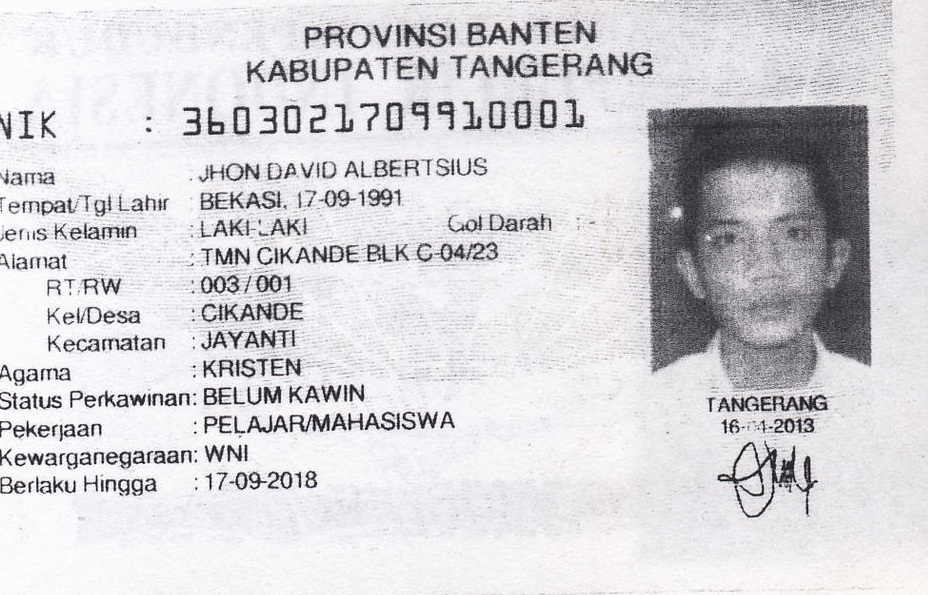
#> input picture sample_ktp/fotocopy_ktp_full.jpg, 928 x 595 px
$ python validate_ktp.py sample_ktp/fotocopy_ktp_full.jpg   (older library calls are emulated)
#> lines starting #> are read from the running program, lines starting #| are printed output that depends on the picture; after the words box and inside, x2 and y2 are one past the last pixel; in counts of white or black regions, pixels touching at a corner belong together
#!/usr/bin/env python3
# ktp_validator_v1_0.py
# Version: 1.0
# Desc   : KTP photocopy/color detection + value-text legibility + Final Score (0..100)
#          - Color KTP boost (color_document)
#          - Explicit final-stage penalty for unclear text (fair/poor)
#          - Outputs separate multipliers (doc vs text) and combined reason

__version__ = "1.6"

import os, sys, argparse, json
import numpy as np
import cv2

# ---------- Optional OCR ----------
try:
    import pytesseract
    _HAS_TESS = True
except Exception:
    _HAS_TESS = False

# =================== Tunables ===================
NEAR_PURE_TOL = 3
NEAR_PURE_ALLOWED_FRACTION = 0.01

# Photocopy / color detection (robust)
DOC_P90_SAT_THR        = 50
DOC_COLOR_FRACTION_THR = 0.12
COLOR_PIXEL_S_THR      = 35
BG_MEAN_SAT_THR        = 25

# Document geometry detection
MIN_DOC_AREA_FRACTION  = 0.20
ASPECT_MIN, ASPECT_MAX = 1.2, 2.2
INSET_FRACTION         = 0.08

# Legibility score weights (OCR weighted more for real KTPs)
W_SHARP, W_EDGE, W_CONTR, W_OCR = 0.32, 0.26, 0.22, 0.20
SHARP_LO_HI  = (40, 360)
EDGE_LO_HI   = (0.02, 0.09)
CONTR_LO_HI  = (0.05, 0.22)

# Penalties
CENSOR_MIN_AREA_FRAC   = 0.010
CENSOR_UNIFORM_STD_THR = 8.0
CENSOR_PENALTY_W       = 45.0

PIXEL_GRID_SIZES       = [8, 12, 16, 20, 24]
BLOCKINESS_PENALTY_W   = 6.0   # lighter for patterned cards

MSER_MIN_COUNT_PER_MP  = 160.0
MSER_PENALTY_W         = 25.0
MSER_MAX_COUNT_PER_MP  = 12000.0
MSER_OVER_PENALTY_W    = 6.0

OCR_LOW_CONF_THR       = 30.0
OCR_LOW_CONF_PENALTY_W = 12.0

TEXT_COVERAGE_RANGE    = (0.01, 0.20)
TEXT_COVERAGE_PENALTY_W= 12.0

# ---- Final-score multipliers (easy knobs) ----
DOC_MULTIPLIERS = {
    "color_document": 1.40,  # boosted to give more weight to KTP warna
    "grayscale_document": 0.30,
    "photocopy_on_colored_background": 0.30,
    "black": 0.00,
    "white": 0.00,
}
LEGIBILITY_MULTIPLIERS = {
    "excellent": 1.00,
    "good": 1.00,
    "fair": 0.90,
    "poor": 0.80,
}
# =================================================

def _norm_0_100(x, lo, hi):
    if hi <= lo: return 0.0
    return float(np.clip((x - lo) / (hi - lo), 0, 1) * 100.0)

def near_black_white_label(bgr):
    lum = bgr.mean(axis=2)
    nb = (lum <= NEAR_PURE_TOL).sum()
    nw = (lum >= 255 - NEAR_PURE_TOL).sum()
    total = lum.size
    if nb / total >= 1 - NEAR_PURE_ALLOWED_FRACTION: return "black"
    if nw / total >= 1 - NEAR_PURE_ALLOWED_FRACTION: return "white"
    return None

def find_document_quad(bgr):
    h, w = bgr.shape[:2]
    scale = 900 / max(h, w)
    small = cv2.resize(bgr, (int(w*scale), int(h*scale)), cv2.INTER_AREA) if scale < 1 else bgr.copy()
    if scale >= 1: scale = 1.0
    gray = cv2.cvtColor(small, cv2.COLOR_BGR2GRAY)
    gray = cv2.GaussianBlur(gray, (5,5), 0)
    edges = cv2.Canny(gray, 50, 150)
    edges = cv2.dilate(edges, np.ones((3,3), np.uint8), iterations=1)
    cnts, _ = cv2.findContours(edges, cv2.RETR_EXTERNAL, cv2.CHAIN_APPROX_SIMPLE)
    best, best_score = None, -1.0
    img_area = small.shape[0]*small.shape[1]
    for c in cnts:
        peri = cv2.arcLength(c, True)
        approx = cv2.approxPolyDP(c, 0.02*peri, True)
        if len(approx) != 4: continue
        area = cv2.contourArea(approx)
        if area < img_area * MIN_DOC_AREA_FRACTION: continue
        x,y,w2,h2 = cv2.boundingRect(approx)
        aspect = w2 / float(h2) if h2 else 0
        if 1.2 <= aspect <= 2.2:
            rectness = area / (w2*h2 + 1e-6)
            score = area * rectness
            if score > best_score:
                best, best_score = approx, score
    if best is None: return None
    return (best.reshape(-1,2) / scale).astype(np.float32)

def inset_polygon(poly, frac):
    c = poly.mean(axis=0, keepdims=True)
    return c + (poly - c) * (1.0 - frac)

def polygon_mask(img_shape, poly):
    mask = np.zeros(img_shape[:2], dtype=np.uint8)
    cv2.fillPoly(mask, [poly.astype(np.int32)], 255)
    return mask

def sat_stats(bgr, mask=None):
    hsv = cv2.cvtColor(bgr, cv2.COLOR_BGR2HSV)
    s = hsv[...,1].astype(np.float32)
    vals = s[mask>0] if mask is not None else s.reshape(-1)
    if vals.size == 0:
        return dict(mean=0.0, p90=0.0, colored_frac=0.0)
    return dict(mean=float(vals.mean()),
                p90=float(np.percentile(vals, 90)),
                colored_frac=float((vals > COLOR_PIXEL_S_THR).mean()))

def classify_document(bgr, verbose=False):
    label = near_black_white_label(bgr)
    if label:
        return label, None, None, None, None
    h, w = bgr.shape[:2]
    quad = find_document_quad(bgr)
    if quad is None:
        my, mx = int(h*0.12), int(w*0.10)
        poly = np.array([[mx, my],[w-mx, my],[w-mx, h-my],[mx, h-my]], dtype=np.float32)
    else:
        poly = quad
    poly_in = inset_polygon(poly, INSET_FRACTION)
    doc_mask = polygon_mask(bgr.shape, poly_in)
    bg_mask  = cv2.bitwise_not(polygon_mask(bgr.shape, poly))
    doc = sat_stats(bgr, doc_mask)
    bg  = sat_stats(bgr, bg_mask)
    if doc['p90'] <= DOC_P90_SAT_THR:
        return ("photocopy_on_colored_background" if bg['mean'] >= BG_MEAN_SAT_THR else "grayscale_document",
                poly, poly_in, doc, bg)
    else:
        if doc['colored_frac'] >= DOC_COLOR_FRACTION_THR:
            return ("color_document", poly, poly_in, doc, bg)
        else:
            return ("grayscale_document", poly, poly_in, doc, bg)

# ---------- Text legibility scoring ----------
def _variance_of_laplacian(gray):  return float(cv2.Laplacian(gray, cv2.CV_64F).var())

# [11 lines left out: function _ocr_confidence, not called in this run]

def _order_quad(pts):
    pts = np.array(pts, dtype=np.float32)
    s = pts.sum(axis=1); d = np.diff(pts, axis=1).ravel()
    tl = pts[np.argmin(s)]; br = pts[np.argmax(s)]
    tr = pts[np.argmin(d)]; bl = pts[np.argmax(d)]
    return np.array([tl,tr,br,bl], dtype=np.float32)

# ----- Helpers -----
# [59 lines left out: functions _find_censor_fraction, _blockiness_score, _mser_text_density, _text_coverage, not called in this run]

def _text_stroke_mask(gray):
    g = cv2.equalizeHist(gray)
    binv = cv2.adaptiveThreshold(g,255,cv2.ADAPTIVE_THRESH_MEAN_C,
                                 cv2.THRESH_BINARY_INV,35,10)
    binv = cv2.morphologyEx(binv,cv2.MORPH_OPEN,np.ones((2,2),np.uint8),iterations=1)
    cnts,_ = cv2.findContours(binv,cv2.RETR_LIST,cv2.CHAIN_APPROX_SIMPLE)
    h,w = binv.shape[:2]; area=h*w
    for c in cnts:
        if cv2.contourArea(c)>area*0.01:
            cv2.drawContours(binv,[c],-1,0,-1)
    return binv

def _value_mask_from_ocr(gray):
    if not _HAS_TESS:
        return None, 0
    try:
        cfg = "--psm 6 --oem 3 -l ind+eng"
        data = pytesseract.image_to_data(gray, config=cfg, output_type=pytesseract.Output.DICT)
    except Exception:
        return None, 0

    n = len(data.get("text", []))
    if n == 0:
        return None, 0

    keys = ("block_num","par_num","line_num","left","top","width","height","text","conf")
    for k in keys:
        if k not in data: return None, 0

    H, W = gray.shape[:2]
    mask = np.zeros_like(gray, dtype=np.uint8)
    boxes_count = 0

    i = 0
    while i < n:
        b = data["block_num"][i]; p = data["par_num"][i]; ln = data["line_num"][i]
        idxs = []
        j = i
        while j < n and data["block_num"][j]==b and data["par_num"][j]==p and data["line_num"][j]==ln:
            idxs.append(j); j += 1
        colon_x = None
        for k in idxs:
            t = (data["text"][k] or "").strip()
            if ":" in t:
                colon_x = data["left"][k] + data["width"][k]//2
                break
        if colon_x is not None:
            for k in idxs:
                x = data["left"][k]; y = data["top"][k]; w = data["width"][k]; h = data["height"][k]
                if x > colon_x + 2:
                    pad = max(1, int(0.15*h))
                    x0 = max(0, x - pad); y0 = max(0, y - pad)
                    x1 = min(W-1, x + w + pad); y1 = min(H-1, y + h + pad)
                    cv2.rectangle(mask, (x0,y0), (x1,y1), 255, -1)
                    boxes_count += 1
        i = j

    if boxes_count == 0:
        return None, 0
    return mask, boxes_count

# [39 lines left out: functions _value_mask_by_projection, _expand_value_mask, _grid_energy, not called in this run]


def score_text_legibility(bgr, doc_poly, save_debug_dir=None, base_name=""):
    q = _order_quad(doc_poly)
    wA = np.linalg.norm(q[1]-q[0]); wB = np.linalg.norm(q[2]-q[3])
    hA = np.linalg.norm(q[3]-q[0]); hB = np.linalg.norm(q[2]-q[1])
    W = int(np.clip(max(wA,wB),800,1800))
    H = int(np.clip(max(hA,hB),500,1200))
    M = cv2.getPerspectiveTransform(q,np.array([[0,0],[W-1,0],[W-1,H-1],[0,H-1]],np.float32))
    top = cv2.warpPerspective(bgr,M,(W,H),flags=cv2.INTER_CUBIC)
    gray = cv2.cvtColor(top,cv2.COLOR_BGR2GRAY)
    EXCLUDE_HEADER_FRAC = 0.15
    y0 = int(H*EXCLUDE_HEADER_FRAC)
    text_roi = gray[y0:,:int(W*0.78)]
    text_roi = cv2.fastNlMeansDenoising(text_roi,None,7,7,21)
    text_norm = cv2.equalizeHist(text_roi)
    text_mask = _text_stroke_mask(text_norm)

    # Build "value-only" mask with robust fallbacks
    value_mask_ocr, nboxes = _value_mask_from_ocr(text_norm)
    if value_mask_ocr is not None:
        value_mask_ocr = _expand_value_mask(value_mask_ocr)

    if value_mask_ocr is None:
        value_mask = _value_mask_by_projection(text_mask)
        used_ocr = False
    else:
        value_mask = value_mask_ocr
        used_ocr = True

    if value_mask is None:
        value_mask = np.ones_like(text_mask, dtype=np.uint8) * 255
    value_frac_tmp = float((cv2.bitwise_and(text_mask, value_mask)).mean() / 255.0)

    if used_ocr and value_frac_tmp < 0.05:
        proj_mask = _value_mask_by_projection(text_mask)
        if proj_mask is not None:
            value_mask = proj_mask
            value_frac_tmp = float((cv2.bitwise_and(text_mask, value_mask)).mean() / 255.0)

    if value_frac_tmp < 0.08:
        value_mask = np.ones_like(text_mask, dtype=np.uint8) * 255


    # --- Mosaic/blur penalty on value side (detect low local entropy and block grid) ---
    val = text_norm.copy()
    vm = (value_mask > 0)
    k = max(5, int(0.02*val.shape[1]))
    blur = cv2.blur(val.astype(np.float32), (k, k))
    sq = cv2.blur((val.astype(np.float32))**2, (k, k))
    std_map = np.sqrt(np.maximum(0, sq - blur**2))
    low_entropy = (std_map < 6.0) & vm
    mosaic_frac = float(low_entropy.mean())

    grid_e = _grid_energy(val)

    # Block-variance uniformity (pixelation) detector
    try:
        BLOCK_VAR_B
    except NameError:
        BLOCK_VAR_B = 12
    try:
        BLOCK_VAR_STD_THR
    except NameError:
        BLOCK_VAR_STD_THR = 15.0
    H, W = val.shape[:2]
    bvar = []
    B = int(BLOCK_VAR_B)
    for yy in range(0, H - B, B):
        for xx in range(0, W - B, B):
            patch = val[yy:yy+B, xx:xx+B]
            bvar.append(float(patch.var()))
    block_var_std = float(np.std(bvar)) if bvar else 0.0


    # Intersection: use only text strokes that are also on the value side
    score_mask = cv2.bitwise_and(text_mask, value_mask)
    text_frac  = float(text_mask.mean()/255.0)
    value_frac = float(score_mask.mean()/255.0)

    # Metrics computed on score_mask
    edges_img = cv2.Canny(text_norm,60,180)
    edges = float((edges_img>0)[score_mask>0].mean()) if np.any(score_mask>0) else 0.0
    sharp = _variance_of_laplacian(text_norm) * (value_frac + 1e-6)
    contr = float(np.std(text_norm[score_mask>0].astype(np.float32)/255.0)) if np.any(score_mask>0) else 0.0
    ocr_c = _ocr_confidence(text_norm)
    # If OCR confidence is very low, ignore OCR entirely (treat as None)
    try:
        OCR_IGNORE_BELOW
    except NameError:
        OCR_IGNORE_BELOW = 30.0
    if ocr_c is not None and ocr_c < OCR_IGNORE_BELOW:
        ocr_c = None
    coverage = _text_coverage(text_norm)

    s_sharp=_norm_0_100(sharp,*SHARP_LO_HI)
    s_edges=_norm_0_100(edges,*EDGE_LO_HI)
    s_contr=_norm_0_100(contr,*CONTR_LO_HI)
    parts=[s_sharp*W_SHARP,s_edges*W_EDGE,s_contr*W_CONTR]; denom=W_SHARP+W_EDGE+W_CONTR
    if ocr_c is not None: parts.append(ocr_c*W_OCR); denom+=W_OCR
    score=float(np.clip(sum(parts)/denom,0,100))

    # Structural penalties
    censor_frac=_find_censor_fraction(text_norm)
    blockiness=_blockiness_score(text_norm)
    mser_density=_mser_text_density(text_norm)

    # Heuristic lift: if multiple cues indicate readable fields (even with low sharpness)
    try:
        HEURISTIC_MIN_SCORE
    except NameError:
        HEURISTIC_MIN_SCORE = 60.0
    try:
        HEURISTIC_BONUS
    except NameError:
        HEURISTIC_BONUS = 10.0


    if mser_density<MSER_MIN_COUNT_PER_MP:
        miss_ratio=np.clip((MSER_MIN_COUNT_PER_MP-mser_density)/MSER_MIN_COUNT_PER_MP,0,1)
        score-=miss_ratio*MSER_PENALTY_W
    if mser_density>MSER_MAX_COUNT_PER_MP:
        over=(mser_density-MSER_MAX_COUNT_PER_MP)/MSER_MAX_COUNT_PER_MP
        score-=np.clip(over,0,1)*MSER_OVER_PENALTY_W
    score-=np.clip(censor_frac,0,1)*CENSOR_PENALTY_W
    score-=np.clip(blockiness,0,1)*BLOCKINESS_PENALTY_W
    if ocr_c is not None and ocr_c<OCR_LOW_CONF_THR:
        ocr_pen=(OCR_LOW_CONF_THR-ocr_c)/OCR_LOW_CONF_THR
        score-=np.clip(ocr_pen,0,1)*OCR_LOW_CONF_PENALTY_W
    # Mosaic penalty
    try:
        MOSAIC_PENALTY_W
    except NameError:
        MOSAIC_PENALTY_W = 18.0
    try:
        GRID_E_MIN
    except NameError:
        GRID_E_MIN = 0.12
    score -= np.clip(mosaic_frac*3.0, 0, 1) * MOSAIC_PENALTY_W
    # Option A: High-contrast but OCR missing -> suspicious redaction/pixelation
    if ocr_c is None and contr > 0.18 and mser_density < 5000:
        score -= 20.0

    # Option B: Block-variance uniformity (strong sign of mosaic)
    try:
        BLOCK_VARIANCE_PENALTY_W
    except NameError:
        BLOCK_VARIANCE_PENALTY_W = 22.0
    if block_var_std < BLOCK_VAR_STD_THR:
        # Scale penalty by how far under threshold it is
        deficit = (BLOCK_VAR_STD_THR - block_var_std) / max(BLOCK_VAR_STD_THR, 1e-6)
        score -= float(np.clip(deficit, 0, 1)) * BLOCK_VARIANCE_PENALTY_W

    if grid_e > GRID_E_MIN and mosaic_frac > 0.08:
        score -= (grid_e - GRID_E_MIN) * 60.0

        ocr_pen=(OCR_LOW_CONF_THR-ocr_c)/OCR_LOW_CONF_THR
        score-=np.clip(ocr_pen,0,1)*OCR_LOW_CONF_PENALTY_W
    cov_lo,_=TEXT_COVERAGE_RANGE
    if coverage<cov_lo:
        miss=(cov_lo-coverage)/max(cov_lo,1e-6)
        score-=np.clip(miss,0,1)*TEXT_COVERAGE_PENALTY_W


    # Apply lift if edges/contrast/coverage/MSER are in healthy ranges
    if score < HEURISTIC_MIN_SCORE:

        if (edges >= 0.20 and contr >= 0.16 and 0.18 <= coverage <= 0.42 and 800 <= mser_density <= 9000):
            score = min(100.0, max(score, HEURISTIC_MIN_SCORE - 5))
            score = min(100.0, score + HEURISTIC_BONUS * 0.5)


    # Heuristic floor for structurally readable KTPs
    try:
        STRUCT_FLOOR_SCORE
    except NameError:
        STRUCT_FLOOR_SCORE = 60.0  # target floor when structure OK
    if score < STRUCT_FLOOR_SCORE and (edges >= 0.20 and coverage >= 0.28 and mser_density >= 3000):
        score = max(score, STRUCT_FLOOR_SCORE)
    score=float(np.clip(score,0,100))
    label="excellent" if score>=85 else "good" if score>=70 else "fair" if score>=55 else "poor"

    if save_debug_dir:
        os.makedirs(save_debug_dir,exist_ok=True)
        dbg=os.path.splitext(os.path.basename(base_name))[0]
        cv2.imwrite(os.path.join(save_debug_dir,f"{dbg}_rectified.png"),top)
        cv2.imwrite(os.path.join(save_debug_dir,f"{dbg}_textmask.png"),text_mask)
        cv2.imwrite(os.path.join(save_debug_dir,f"{dbg}_valuemask.png"),value_mask)

    return dict(
        score=round(score,1),
        label=label,
        sharpness_vlap=round(sharp,1),
        edge_density=round(edges,4),
        rms_contrast=round(contr,4),
        ocr_conf=(round(ocr_c,1) if ocr_c is not None else None),
        warped_size=[W,H],
        censor_area_frac=round(float(censor_frac),3),
        blockiness=round(float(blockiness),3),
        mser_per_megapixel=round(float(mser_density),1),
        text_coverage=round(float(coverage),3),
        text_pixels_frac=round(float(text_frac),3),
        value_pixels_frac=round(float(value_frac),3)
    )

# -------------------- CLI + glue ----------------------

def analyze_file(path, verbose=False, want_json=True, save_debug=None):
    bgr = cv2.imdecode(np.fromfile(path, dtype=np.uint8), cv2.IMREAD_COLOR)
    if bgr is None:
        raise RuntimeError("Failed to read image")

    doc_label, poly, poly_in, doc_stats, bg_stats = classify_document(bgr, verbose=verbose)

    if poly_in is None:
        h, w = bgr.shape[:2]
        my, mx = int(h*0.12), int(w*0.10)
        poly_in = np.array([[mx,my],[w-mx,my],[w-mx,h-my],[mx,h-my]], dtype=np.float32)

    text = score_text_legibility(bgr, poly_in, save_debug, os.path.basename(path))

    # ----- Final Score (down-weights grayscale/photocopy + unclear text) -----
    doc_mult = DOC_MULTIPLIERS.get(doc_label, 1.0)
    leg_label = text["label"]
    leg_mult = LEGIBILITY_MULTIPLIERS.get(leg_label, 1.0)
    combined_mult = float(doc_mult * leg_mult)


    # Cap color/document-based bonus so color KTP doesn't inflate mediocre text too much
    try:
        FINAL_COLOR_BONUS_CAP
    except NameError:
        FINAL_COLOR_BONUS_CAP = 8.0  # max extra points from doc type
    raw_mult_score = float(np.clip(text["score"] * combined_mult, 0, 100))
    add_cap_score = float(min(text["score"] + FINAL_COLOR_BONUS_CAP, 100.0))
    final_score = min(raw_mult_score, add_cap_score)

    final_label = ("excellent" if final_score>=85 else
                   "good" if final_score>=70 else
                   "fair" if final_score>=55 else "poor")

    out = {
        "file": os.path.basename(path),
        "label": doc_label,
        "stats": {
            "doc_meanS": None if doc_stats is None else round(doc_stats["mean"],1),
            "doc_p90S":  None if doc_stats is None else round(doc_stats["p90"],1),
            "doc_colored_frac": None if doc_stats is None else round(doc_stats["colored_frac"],3),
            "bg_meanS":  None if bg_stats  is None else round(bg_stats["mean"],1)
        },
        "text_legibility": text,
        "final": {
            "score": round(final_score,1),
            "label": final_label,
            "multipliers": {
                "doc": round(float(doc_mult), 3),
                "text": round(float(leg_mult), 3),
                "combined": round(float(combined_mult), 3)
            },
            "reason": f"{doc_label}; text={leg_label}"
        },
        "version": __version__
    }

    if want_json:
        return json.dumps(out, ensure_ascii=False)
    else:
        lines = [f"{out['file']}: {out['label']}"]
        if verbose and doc_stats is not None:
            lines.append(f"  [doc] meanS={out['stats']['doc_meanS']} p90S={out['stats']['doc_p90S']} colored_frac={out['stats']['doc_colored_frac']}")
            lines.append(f"  [bg ] meanS={out['stats']['bg_meanS']}")
        t = out["text_legibility"]; f = out["final"]
        lines.append(
            f"  text_score={t['score']} ({t['label']}); FINAL={f['score']} ({f['label']}) "
            f"[x{f['multipliers']['doc']}*{f['multipliers']['text']}={f['multipliers']['combined']} due to {f['reason']}]"
        )
        return "\n".join(lines)

def main():
    ap = argparse.ArgumentParser(description="KTP validator v1.0 — color/photocopy detection + value-text legibility + Final Score (0..100)")
    ap.add_argument("paths", nargs="+", help="image file(s) or folder(s)")
    ap.add_argument("--plain", action="store_true", help="print human-readable instead of JSON")
    ap.add_argument("--verbose", action="store_true", help="print debug stats")
    ap.add_argument("--save-debug", default=None, help="directory to save rectified/text debug images")
    args = ap.parse_args()

    files = []
    for p in args.paths:
        if os.path.isdir(p):
            for root, _, names in os.walk(p):
                for n in names:
                    if n.lower().endswith((".png",".jpg",".jpeg",".bmp",".tif",".tiff",".webp")):
                        files.append(os.path.join(root, n))
        else:
            files.append(p)

    if not files:
        print(json.dumps({"error":"no_image_files_found"}))
        sys.exit(2)

    want_json = not args.plain
    for f in files:
        try:
            print(analyze_file(f, verbose=args.verbose, want_json=want_json, save_debug=args.save_debug))
#> in analyze_file, bgr is the input picture: shape (595, 928, 3); mean B, G, R 215, 211.1, 212.8
#> in near_black_white_label, `nb = (lum <= NEAR_PURE_TOL).sum()`: nb = 16
#> in near_black_white_label, `nw = (lum >= 255 - NEAR_PURE_TOL).sum()`: nw = 15517
#> in find_document_quad, `gray = cv2.cvtColor(small, cv2.COLOR_BGR2GRAY)`:
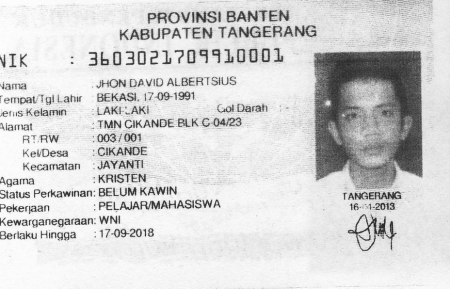
#> gray: shape (577, 900) (shown at 1/2 size); min 6, max 255, mean 211.9
#> in find_document_quad, `edges = cv2.Canny(gray, 50, 150)`:
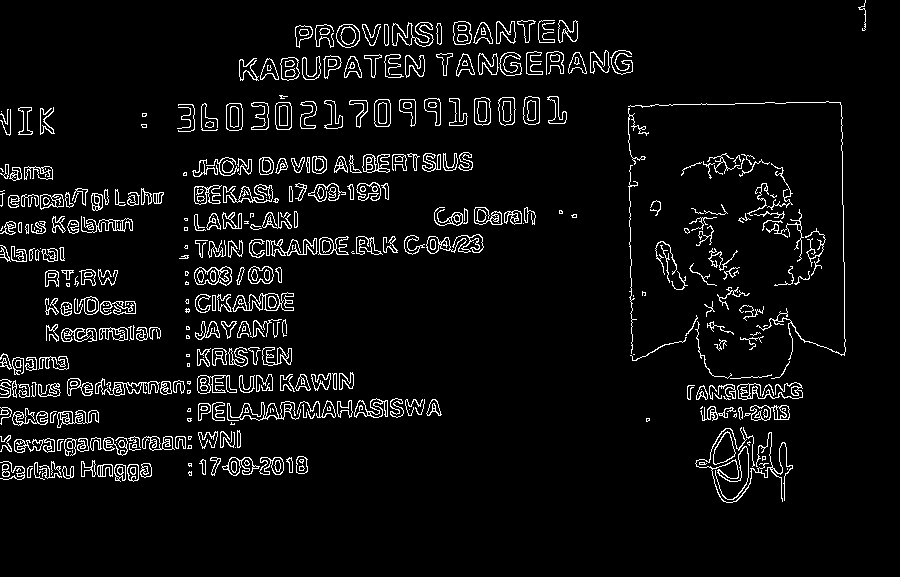
#> edges: shape (577, 900); 5.6% white in thin lines or dots, all inside (x1, y1, x2, y2) = (0, 0, 866, 503)
#> in find_document_quad, `cnts, _ = cv2.findContours(edges, cv2.RETR_EXTERNAL, cv2.CHAIN_APPROX_..`: cnts = 120 contours, 1 with area under 20; largest, box (x1, y1, x2, y2) and area: (627, 100, 847, 380) 55282, (694, 426, 794, 504) 3876, (197, 397, 426, 426) 3422, (0, 434, 193, 457) 2633, (248, 235, 399, 259) 2202
#> (the rest of the program and of its run is left out)
